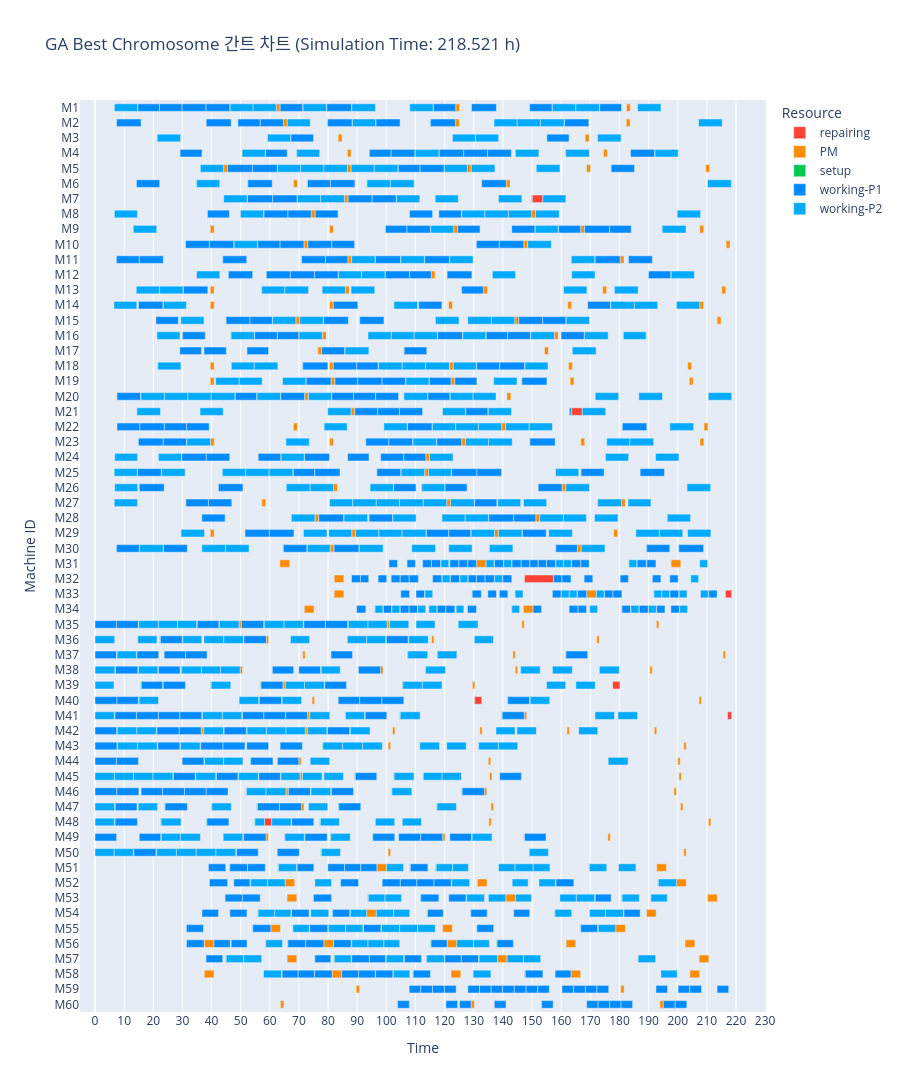

Notebook code cell kept with this figure:
### Markdown cell above
## Best chromosome 시뮬레이션 + 간트 차트

GA가 찾아낸 best chromosome으로 시뮬레이션을 한 번 더 돌려 간트 차트 시각화.

### Code cell
# best chromosome으로 시뮬레이션 재실행 (시드 고정 → fitness와 동일 결과)
random.seed(ga.evaluator.seed)

env = simpy.Environment()
event_logger = EventLogger(env)
scheduler = Scheduler(
    env=env,
    data=data,
    event_logger=event_logger,
    pm_hazard_threshold=0.0,
    job_priority=sim_input_best.job_priority,
    op_machine=sim_input_best.op_machine,
    pm_thresholds=sim_input_best.pm_thresholds,
)
env.run(until=scheduler.job_chk_process)

fig = create_gantt_chart(
    logs=event_logger.logs,
    max_time=env.now,
    title=f'GA Best Chromosome 간트 차트 (Simulation Time: {round(env.now / 60, 3)} h)'
)
fig.show()

### Figure 1 — Plotly figure (JSON) as saved in the notebook; plotly's stock layout.template omitted (floating-point values rounded to 4 significant figures; data arrays with more than 128 entries replaced by an {"elided": "..."} marker saying what was removed)
{"data": [{"base": [163.6, 147.4, 216.4, 177.7, 130.3, 217.1, 58.17, 150.0], "customdata": [[""], [""], [""], [""], [""], [""], [""], [""]], "hovertemplate": "Resource=repairing<br>Start=%{base}<br>Finish=%{x}<br>Task=%{y}<br>job_op=%{customdata[0]}<extra></extra>", "legendgroup": "repairing", "marker": {"color": "rgb(255, 65, 54)", "pattern": {"shape": ""}}, "name": "repairing", "orientation": "h", "showlegend": true, "textposition": "auto", "type": "bar", "width": 0.5, "x": [3.667, 10.0, 2.165, 2.5, 2.5, 1.443, 2.5, 3.667], "xaxis": "x", "y": ["M21", "M32", "M33", "M39", "M40", "M41", "M48", "M7"], "yaxis": "y"}, {"base": {"elided": "171 float values"}, "customdata": {"elided": "171x1 str values"}, "hovertemplate": "Resource=PM<br>Start=%{base}<br>Finish=%{x}<br>Task=%{y}<br>job_op=%{customdata[0]}<extra></extra>", "legendgroup": "PM", "marker": {"color": "rgb(255, 140, 0)", "pattern": {"shape": ""}}, "name": "PM", "orientation": "h", "showlegend": true, "textposition": "auto", "type": "bar", "width": 0.5, "x": {"elided": "171 float values"}, "xaxis": "x", "y": {"elided": "171 str values"}, "yaxis": "y"}, {"base": {"elided": "312 float values"}, "customdata": {"elided": "312x1 str values"}, "hovertemplate": "Resource=setup<br>Start=%{base}<br>Finish=%{x}<br>Task=%{y}<br>job_op=%{customdata[0]}<extra></extra>", "legendgroup": "setup", "marker": {"color": "rgb(0, 200, 83)", "pattern": {"shape": ""}}, "name": "setup", "orientation": "h", "showlegend": true, "textposition": "auto", "type": "bar", "width": 0.5, "x": {"elided": "312 float values"}, "xaxis": "x", "y": {"elided": "312 str values"}, "yaxis": "y"}, {"base": {"elided": "420 float values"}, "customdata": {"elided": "420x1 str values"}, "hovertemplate": "Resource=working-P1<br>Start=%{base}<br>Finish=%{x}<br>Task=%{y}<br>job_op=%{customdata[0]}<extra></extra>", "legendgroup": "working-P1", "marker": {"color": "rgb(0, 140, 255)", "pattern": {"shape": ""}}, "name": "working-P1", "orientation": "h", "showlegend": true, "textposition": "auto", "type": "bar", "width": 0.5, "x": {"elided": "420 float values"}, "xaxis": "x", "y": {"elided": "420 str values"}, "yaxis": "y"}, {"base": {"elided": "423 float values"}, "customdata": {"elided": "423x1 str values"}, "hovertemplate": "Resource=working-P2<br>Start=%{base}<br>Finish=%{x}<br>Task=%{y}<br>job_op=%{customdata[0]}<extra></extra>", "legendgroup": "working-P2", "marker": {"color": "rgb(0, 170, 255)", "pattern": {"shape": ""}}, "name": "working-P2", "orientation": "h", "showlegend": true, "textposition": "auto", "type": "bar", "width": 0.5, "x": {"elided": "423 float values"}, "xaxis": "x", "y": {"elided": "423 str values"}, "yaxis": "y"}], "layout": {"barmode": "relative", "height": 3000, "legend": {"title": {"text": "Resource"}, "tracegroupgap": 0}, "title": {"text": "GA Best Chromosome 간트 차트 (Simulation Time: 218.521 h)"}, "xaxis": {"anchor": "y", "domain": [0, 1], "dtick": 10, "title": {"text": "Time"}}, "yaxis": {"anchor": "x", "categoryarray": ["M60", "M59", "M58", "M57", "M56", "M55", "M54", "M53", "M52", "M51", "M50", "M49", "M48", "M47", "M46", "M45", "M44", "M43", "M42", "M41", "M40", "M39", "M38", "M37", "M36", "M35", "M34", "M33", "M32", "M31", "M30", "M29", "M28", "M27", "M26", "M25", "M24", "M23", "M22", "M21", "M20", "M19", "M18", "M17", "M16", "M15", "M14", "M13", "M12", "M11", "M10", "M9", "M8", "M7", "M6", "M5", "M4", "M3", "M2", "M1"], "categoryorder": "array", "domain": [0, 1], "title": {"text": "Machine ID"}}}}
